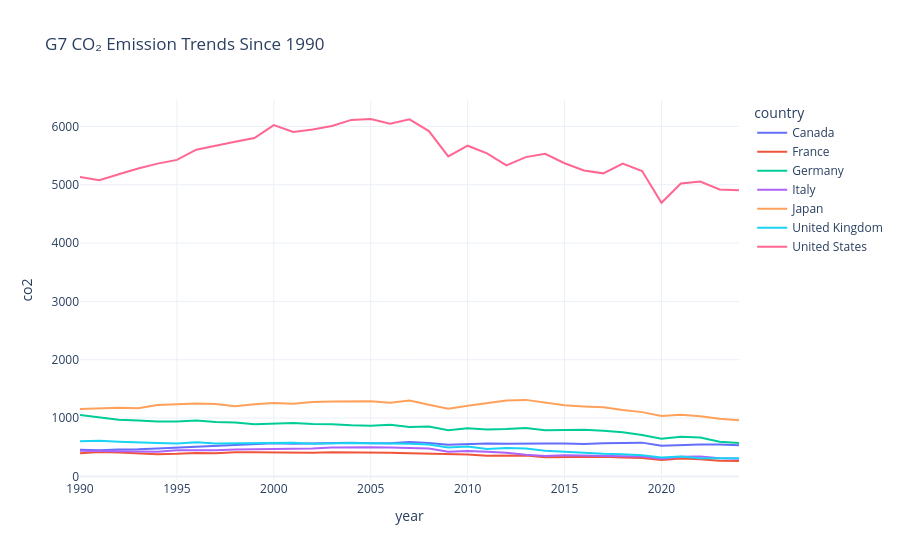

This figure's notebook cell:
### Code cell
# Q7 — G7 CO₂ Trend Since 1990

g7 = [
    "Canada",
    "France",
    "Germany",
    "Italy",
    "Japan",
    "United Kingdom",
    "United States"
]

q7 = a[
    (a["country"].isin(g7)) &
    (a["year"]>=1990)
]

fig = px.line(
    q7,
    x="year",
    y="co2",
    color="country",
    title="G7 CO₂ Emission Trends Since 1990",
    template="plotly_white"
)

fig.show()

### Figure 1 — Plotly figure (JSON) as saved in the notebook; plotly's stock layout.template omitted (floating-point values rounded to 4 significant figures)
{"data": [{"hovertemplate": "country=Canada<br>year=%{x}<br>co2=%{y}<extra></extra>", "legendgroup": "Canada", "line": {"color": "#636efa", "dash": "solid"}, "marker": {"symbol": "circle"}, "mode": "lines", "name": "Canada", "orientation": "v", "showlegend": true, "type": "scatter", "x": [1990, 1991, 1992, 1993, 1994, 1995, 1996, 1997, 1998, 1999, 2000, 2001, 2002, 2003, 2004, 2005, 2006, 2007, 2008, 2009, 2010, 2011, 2012, 2013, 2014, 2015, 2016, 2017, 2018, 2019, 2020, 2021, 2022, 2023, 2024], "xaxis": "x", "y": [458.0, 449.8, 463.4, 464.1, 478.5, 491.3, 507.8, 522.0, 529.6, 543.9, 566.7, 559.0, 564.3, 581.2, 576.3, 570.4, 566.3, 590.0, 574.2, 541.1, 554.3, 562.8, 561.8, 568.6, 564.9, 563.0, 553.7, 566.7, 575.1, 579.0, 524.2, 537.5, 547.7, 545.5, 533.3], "yaxis": "y"}, {"hovertemplate": "country=France<br>year=%{x}<br>co2=%{y}<extra></extra>", "legendgroup": "France", "line": {"color": "#EF553B", "dash": "solid"}, "marker": {"symbol": "circle"}, "mode": "lines", "name": "France", "orientation": "v", "showlegend": true, "type": "scatter", "x": [1990, 1991, 1992, 1993, 1994, 1995, 1996, 1997, 1998, 1999, 2000, 2001, 2002, 2003, 2004, 2005, 2006, 2007, 2008, 2009, 2010, 2011, 2012, 2013, 2014, 2015, 2016, 2017, 2018, 2019, 2020, 2021, 2022, 2023, 2024], "xaxis": "x", "y": [394.9, 419.1, 408.4, 388.9, 381.9, 387.0, 403.4, 396.0, 414.4, 413.1, 407.4, 411.6, 407.0, 413.0, 414.1, 416.3, 406.7, 396.5, 389.8, 371.4, 377.1, 355.1, 358.1, 360.0, 327.8, 332.1, 335.5, 338.4, 323.1, 316.3, 281.5, 307.3, 295.3, 270.3, 264.2], "yaxis": "y"}, {"hovertemplate": "country=Germany<br>year=%{x}<br>co2=%{y}<extra></extra>", "legendgroup": "Germany", "line": {"color": "#00cc96", "dash": "solid"}, "marker": {"symbol": "circle"}, "mode": "lines", "name": "Germany", "orientation": "v", "showlegend": true, "type": "scatter", "x": [1990, 1991, 1992, 1993, 1994, 1995, 1996, 1997, 1998, 1999, 2000, 2001, 2002, 2003, 2004, 2005, 2006, 2007, 2008, 2009, 2010, 2011, 2012, 2013, 2014, 2015, 2016, 2017, 2018, 2019, 2020, 2021, 2022, 2023, 2024], "xaxis": "x", "y": [1055.0, 1017.0, 969.5, 959.4, 943.2, 939.9, 959.7, 931.5, 923.5, 895.4, 899.0, 915.3, 898.8, 894.5, 876.6, 867.9, 886.4, 846.2, 856.6, 790.0, 826.7, 804.5, 814.1, 831.7, 792.6, 800.8, 798.0, 784.6, 758.8, 708.6, 647.2, 678.0, 667.8, 593.8, 572.3], "yaxis": "y"}, {"hovertemplate": "country=Italy<br>year=%{x}<br>co2=%{y}<extra></extra>", "legendgroup": "Italy", "line": {"color": "#ab63fa", "dash": "solid"}, "marker": {"symbol": "circle"}, "mode": "lines", "name": "Italy", "orientation": "v", "showlegend": true, "type": "scatter", "x": [1990, 1991, 1992, 1993, 1994, 1995, 1996, 1997, 1998, 1999, 2000, 2001, 2002, 2003, 2004, 2005, 2006, 2007, 2008, 2009, 2010, 2011, 2012, 2013, 2014, 2015, 2016, 2017, 2018, 2019, 2020, 2021, 2022, 2023, 2024], "xaxis": "x", "y": [438.2, 437.7, 437.9, 430.3, 424.5, 448.6, 442.8, 448.6, 460.8, 465.5, 469.6, 469.7, 477.1, 495.1, 500.7, 501.4, 496.1, 489.8, 478.1, 424.0, 435.7, 423.9, 403.4, 369.5, 349.4, 361.2, 358.1, 352.7, 349.0, 339.6, 302.6, 335.9, 340.1, 312.3, 301.9], "yaxis": "y"}, {"hovertemplate": "country=Japan<br>year=%{x}<br>co2=%{y}<extra></extra>", "legendgroup": "Japan", "line": {"color": "#FFA15A", "dash": "solid"}, "marker": {"symbol": "circle"}, "mode": "lines", "name": "Japan", "orientation": "v", "showlegend": true, "type": "scatter", "x": [1990, 1991, 1992, 1993, 1994, 1995, 1996, 1997, 1998, 1999, 2000, 2001, 2002, 2003, 2004, 2005, 2006, 2007, 2008, 2009, 2010, 2011, 2012, 2013, 2014, 2015, 2016, 2017, 2018, 2019, 2020, 2021, 2022, 2023, 2024], "xaxis": "x", "y": [1155.0, 1167.0, 1175.0, 1169.0, 1223.0, 1236.0, 1249.0, 1241.0, 1201.0, 1238.0, 1260.0, 1246.0, 1275.0, 1284.0, 1279.0, 1286.0, 1263.0, 1299.0, 1229.0, 1160.0, 1211.0, 1261.0, 1302.0, 1312.0, 1260.0, 1220.0, 1200.0, 1184.0, 1139.0, 1102.0, 1037.0, 1059.0, 1030.0, 986.9, 961.9], "yaxis": "y"}, {"hovertemplate": "country=United Kingdom<br>year=%{x}<br>co2=%{y}<extra></extra>", "legendgroup": "United Kingdom", "line": {"color": "#19d3f3", "dash": "solid"}, "marker": {"symbol": "circle"}, "mode": "lines", "name": "United Kingdom", "orientation": "v", "showlegend": true, "type": "scatter", "x": [1990, 1991, 1992, 1993, 1994, 1995, 1996, 1997, 1998, 1999, 2000, 2001, 2002, 2003, 2004, 2005, 2006, 2007, 2008, 2009, 2010, 2011, 2012, 2013, 2014, 2015, 2016, 2017, 2018, 2019, 2020, 2021, 2022, 2023, 2024], "xaxis": "x", "y": [601.9, 609.4, 593.8, 579.6, 574.0, 566.2, 586.8, 562.7, 568.5, 561.6, 569.0, 578.0, 560.3, 571.6, 573.4, 570.3, 567.8, 559.6, 544.9, 494.1, 511.9, 469.7, 487.5, 477.6, 438.8, 422.5, 399.4, 387.4, 379.7, 364.8, 326.3, 342.4, 311.1, 307.8, 312.9], "yaxis": "y"}, {"hovertemplate": "country=United States<br>year=%{x}<br>co2=%{y}<extra></extra>", "legendgroup": "United States", "line": {"color": "#FF6692", "dash": "solid"}, "marker": {"symbol": "circle"}, "mode": "lines", "name": "United States", "orientation": "v", "showlegend": true, "type": "scatter", "x": [1990, 1991, 1992, 1993, 1994, 1995, 1996, 1997, 1998, 1999, 2000, 2001, 2002, 2003, 2004, 2005, 2006, 2007, 2008, 2009, 2010, 2011, 2012, 2013, 2014, 2015, 2016, 2017, 2018, 2019, 2020, 2021, 2022, 2023, 2024], "xaxis": "x", "y": [5132.0, 5076.0, 5179.0, 5280.0, 5362.0, 5426.0, 5601.0, 5673.0, 5736.0, 5800.0, 6023.0, 5904.0, 5948.0, 6006.0, 6112.0, 6127.0, 6045.0, 6122.0, 5919.0, 5486.0, 5669.0, 5539.0, 5331.0, 5473.0, 5531.0, 5368.0, 5245.0, 5195.0, 5361.0, 5236.0, 4690.0, 5020.0, 5055.0, 4918.0, 4904.0], "yaxis": "y"}], "layout": {"legend": {"title": {"text": "country"}, "tracegroupgap": 0}, "title": {"text": "G7 CO₂ Emission Trends Since 1990"}, "xaxis": {"anchor": "y", "domain": [0, 1], "title": {"text": "year"}}, "yaxis": {"anchor": "x", "domain": [0, 1], "title": {"text": "co2"}}}}
